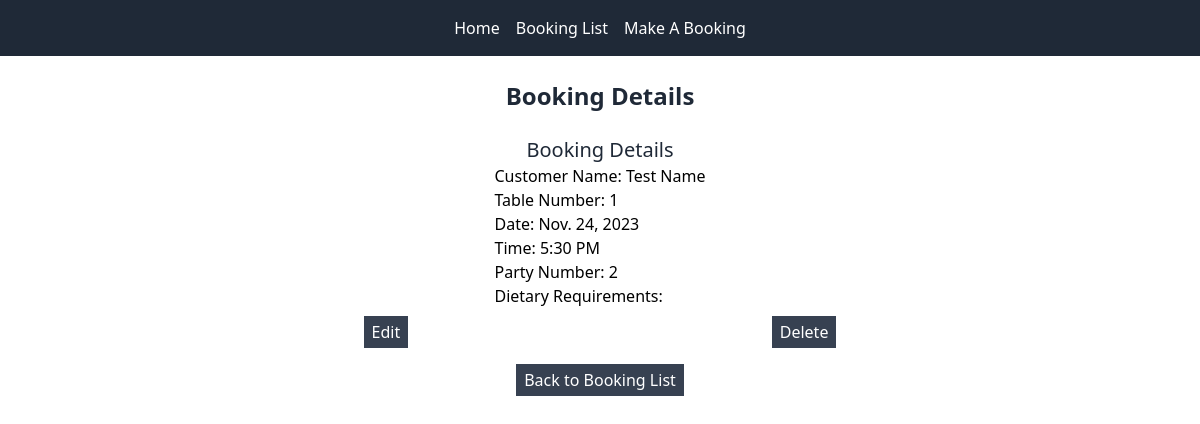
The page /booking-detail/7/ on the database its author committed.
### tables/models.py (models this page shows, shortened)
class Table(models.Model):
    customer_name = models.CharField(max_length=50)
    customer_email = models.EmailField()
    customer_mobile = models.CharField(max_length=20)
    table_number = models.CharField(max_length=10, blank=True, null=True)
    date = models.DateField()
    time = models.IntegerField(choices=BOOKING_TIME)
    party_number = models.PositiveIntegerField()
    dietary_requirements = models.TextField(blank=True, null=True)
    created_at = models.DateTimeField(auto_now_add=True)

### tables/views.py (the view)
# urls.py: path("booking-detail/<int:pk>/", views.booking_detail, name="booking_detail"),
def booking_detail(request, pk):
    try:
        booking = Table.objects.get(pk=pk)
    except Table.DoesNotExist:
        raise Http404("Booking does not exist.")
    return render(request, "booking_details.html", {"booking": booking})

### templates/booking_details.html
{% extends 'base.html' %}
{% block content %}
<h1 class="text-center text-gray-800 text-2xl font-bold my-6">Booking Details</h1>
<div class="flex flex-col items-center justify-center">
    <h2 class="text-center text-gray-800 text-xl">Booking Details</h2>
    <div class="flex flex-col justify-evenly">
        <p>Customer Name: {{ booking.customer_name }}</p>
        <p>Table Number: {{ booking.table_number }}</p>
        <p>Date: {{ booking.date }}</p>
        <p>Time: {{ booking.get_time_display }}</p>
        <p>Party Number: {{ booking.party_number }}</p>
        <p>Dietary Requirements: {{ booking.dietary_requirements }}</p>
    </div>
    <div class="flex justify-evenly w-full my-2">
        <a href="{% url 'booking_edit' booking.id %}" class="bg-gray-700 text-white px-2 py-1">Edit</a>
        <a href="{% url 'booking_delete' booking.id %}" class="bg-gray-700 text-white px-2 py-1">Delete</a>
    </div>
    <a href="{% url 'booking_list' %}" class="bg-gray-700 text-white px-2 py-1 my-2">Back to Booking List</a>
</div>
{% endblock %}

### rows shown on the page
Table: customer_name "Test Name", table_number "1", date "Nov. 24, 2023", time "5:30 PM", party_number "2"
